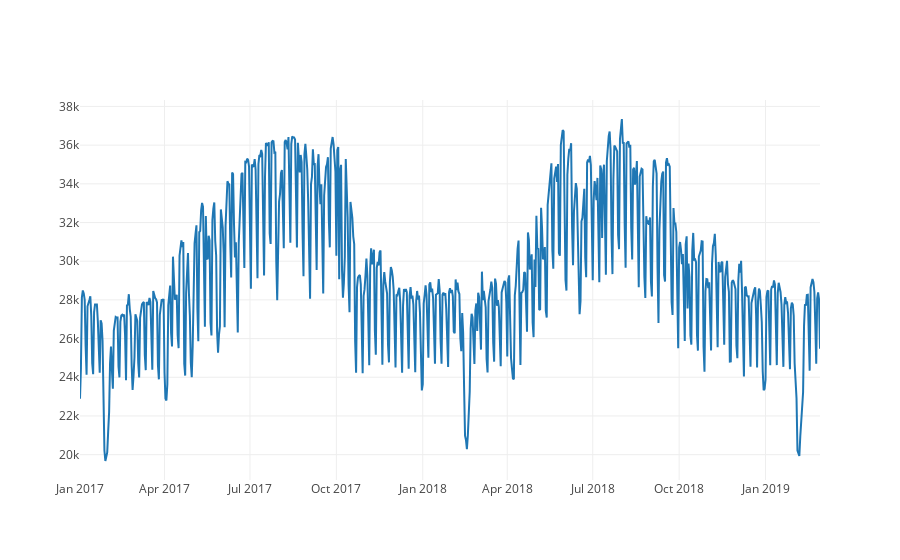

Notebook source saved alongside this figure:
### Code cell
trace = go.Scatter(x=df['日期'], y=df['尖峰負載(MW)'])
data = [trace]
iplot(data)

### Figure 1 — Plotly figure (JSON) as saved in the notebook; plotly's stock layout.template omitted (floating-point values rounded to 4 significant figures; data arrays with more than 128 entries replaced by an {"elided": "..."} marker saying what was removed)
{"data": [{"type": "scatter", "uid": "05394fae-3432-40b0-8270-813e0c9a4819", "x": {"elided": "789 str values"}, "y": {"elided": "789 int values"}}], "layout": {}}
